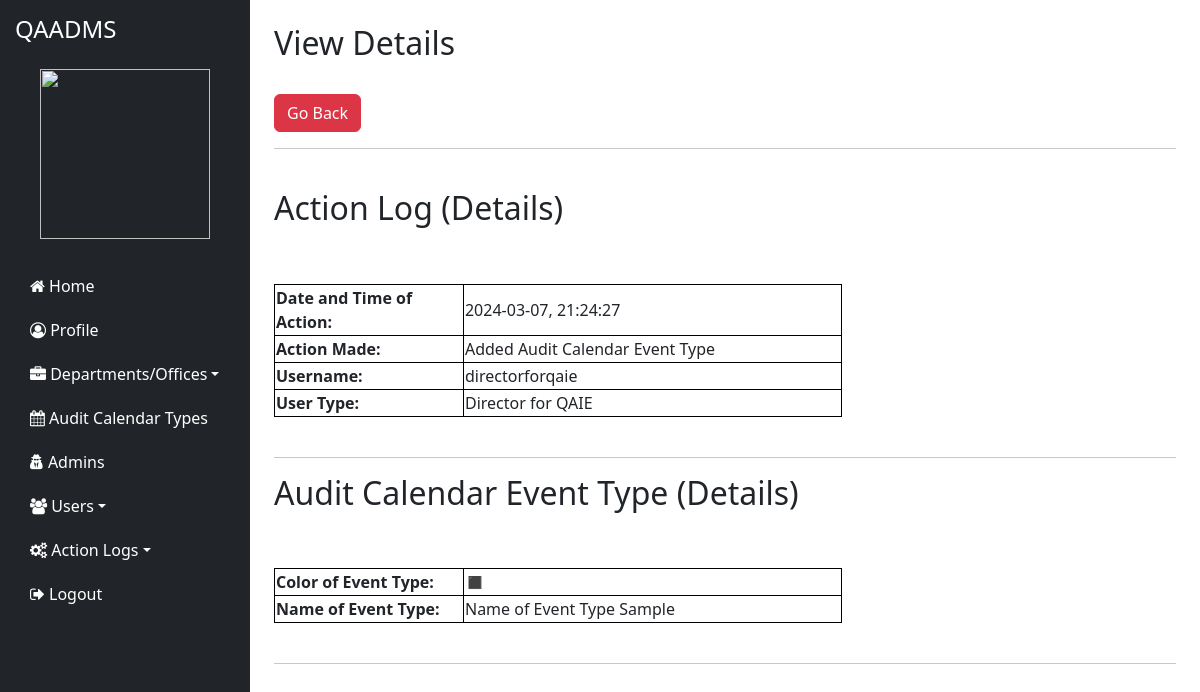
The page /admin/logs/calendar_events_type_view_details/e2beb10a74ba1baac8733197c395a90c on the database its author committed.
### tables this page shows
CREATE TABLE `y3_auditcalendareventtypes_logs` (
  `ID` int(200) NOT NULL,
  `Date_and_Time_of_Action` varchar(200) NOT NULL,
  `Action_Made` varchar(200) NOT NULL,
  `Username` varchar(200) NOT NULL,
  `User_Type` varchar(200) NOT NULL,
  `Color_of_Event_Type_I` varchar(200) NOT NULL,
  `Name_of_Event_Type_I` varchar(200) NOT NULL,
  `UR_Code` varchar(300) NOT NULL
);

### application/controllers/admin/LogsController.php (called while the page is built, shortened)
<?php
class LogsController extends CI_Controller {
    public function __construct() {
        $this->load->model('UserLogs_Model');
        $this->load->model('User_model');
        $this->load->model('EManualsLogs_Model');
        $this->load->model('NeaLogs_Model');
        $this->load->model('AuditCalendarLogs_Model');
        $this->load->model('AuditCalendarEventTypesLogs_Model');
    }
    public function audit_calendar_event_logs_view_details($ur_code) {
        $log_details = $this->AuditCalendarEventTypesLogs_Model->get_log_details($ur_code);
        $log_new_details = $this->AuditCalendarEventTypesLogs_Model->get_new_log_details($ur_code);
        $content_data['log_details'] = $log_details;
        $content_data['log_new_details'] = $log_new_details;
        $data['content'] = $this->load->view('admin/log_list/audit_calendar_event_types_logs_view_details', $content_data, TRUE);
        $this->load->view('admin/template/page', $data);
    }
}

### index.php (called while the page is built, shortened)
<?php
require_once BASEPATH.'core/CodeIgniter.php';

### application/models/AuditCalendarEventTypesLogs_Model.php (called while the page is built, shortened)
<?php
class AuditCalendarEventTypesLogs_Model extends CI_Model
{
	public function get_log_details($ur_code)
	{
		$this->db->where('UR_Code', $ur_code);
		return $this->db->get('y3_auditcalendareventtypes_logs')->result_array();
	}
	public function get_new_log_details($ur_code)
	{
		$this->db->where('UR_Code', $ur_code);
		return $this->db->get('y3_auditcalendareventtypes_logs_new')->result_array();
	}
}

### application/views/admin/log_list/audit_calendar_event_types_logs_view_details.php (the view, shortened to what this page needs)
<div id="page-wrapper" >
    <div id="page-inner">
        <div class="row">
            <div class="col-md-12">
                <h2>View Details</h2>
                <br/>
                <button class="btn btn-danger">
                    <a href="<?= site_url('admin/logs/audit_calendar_event_type') ?>" style="color:white; text-decoration:none;"> Go Back</a>
                </button>
            </div>
        </div>
        <hr />
        <br/>
        <?php if (!empty($log_details)) : ?>
            <?php foreach ($log_details as $log): ?>
                <h2>Action Log (Details)</h2>
                <br/><br/>
                <table style='border: 1px solid black; border-collapse: collapse;'>
                    <tr>
                        <td style='font-weight:bold; border: 1px solid black; width: 5cm;'>Date and Time of Action:</td>
                        <td style='border: 1px solid black; width: 10cm;'><?= $log['Date_and_Time_of_Action']; ?></td>
                    </tr>
                    <tr>
                        <td style='font-weight:bold; border: 1px solid black;'>Action Made:</td>
                        <td style='border: 1px solid black;'><?= $log['Action_Made']; ?></td>
                    </tr>
                    <tr>
                        <td style='font-weight:bold; border: 1px solid black;'>Username:</td>
                        <td style='border: 1px solid black;'><?= $log['Username']; ?></td>
                    </tr>
                    <tr>
                        <td style='font-weight:bold; border: 1px solid black;'>User Type:</td>
                        <td style='border: 1px solid black;'><?= $log['User_Type']; ?></td>
                    </tr>
                </table>
                <br />
                <hr />
                <h2>Audit Calendar Event Type (Details)</h2>
                <br/><br/>
                <table>
                    <tr>
                        <td style='font-weight:bold; border: 1px solid black; width: 5cm;'>Color of Event Type:</td>
                        <td style='width: 10cm; border: 1px solid black; color:<?= $log['Color_of_Event_Type_I']; ?>;'>&#9724;</td>
                    </tr>
                    <tr>
                        <td style='font-weight:bold; border: 1px solid black;'>Name of Event Type:</td>
                        <td style='border: 1px solid black;'><?= $log['Name_of_Event_Type_I']; ?></td>
                    </tr>
                </table>
                <br/>
                <hr/>
            <?php endforeach; ?>
        <?php endif; ?>
        <br/><br/><br/>
    </div>
</div>

### assets/css/admin-css/custom-styles.css (style rules this page uses)
body { display: flex; min-height: 100vh; }

### rows shown on the page
y3_auditcalendareventtypes_logs: Date_and_Time_of_Action "2024-03-07, 21:24:27", Action_Made "Added Audit Calendar Event Type", Username "directorforqaie", User_Type "Director for QAIE", Name_of_Event_Type_I "Name of Event Type Sample"
